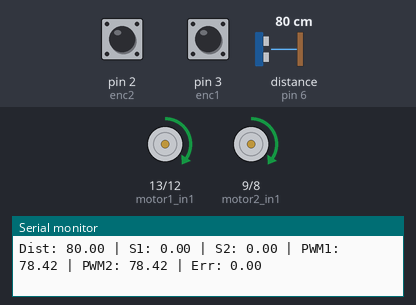
A sketch run on a simulated Arduino Uno, built with avr-gcc and run on an emulated ATmega328P. Parts: motor-driver pin pairs drawn as motors (green arrow = first pin HIGH = forward, orange = second pin HIGH = backward, longer = more drive, scaled by the enable pin), the last lines printed to the serial monitor. Wiring (inferred from the names in the program): ultrasonic range finder: trigger pin 7; echo pin 6. Inputs (shaded band) come from the test bench; at power-on: distance to the obstacle (sensor on pin 6) 80 cm, pin 2 (enc2) HIGH, pin 3 (enc1) HIGH. The echo pulse lasts 58.3 µs per cm.

Above: at 1.2 s.
1.3 s: distance to the obstacle (sensor on pin 6) set to 17 cm
2.8 s: distance to the obstacle (sensor on pin 6) set to 14 cm
At 3.6 s:
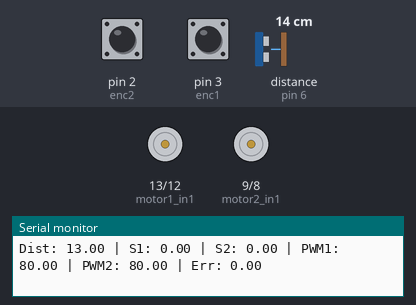
4.3 s: distance to the obstacle (sensor on pin 6) set to 18 cm
At 4.9 s:
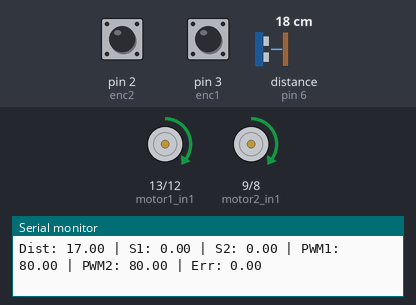
6.1 s: pin 2 (enc2) pulled LOW for 0.15 s
9.1 s: pin 3 (enc1) pulled LOW for 0.15 s
12.1 s: pin 2 (enc2) pulled LOW for 1 s
Timing chart, 0 to 15.8 s (numbered marks = the images above; inputs shaded):
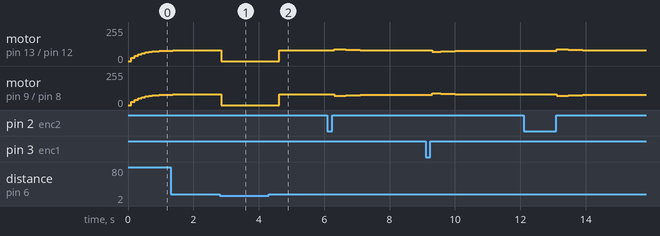

The sketch:

adruino.ino
```cpp
// =====================================
//         PIN CONFIG
// =====================================
const int motor1_in1 = 13;
const int motor1_in2 = 12;
const int motor1_en  = 11;  // PWM

const int motor2_in1 = 9;
const int motor2_in2 = 8;
const int motor2_en  = 10;  // PWM

// Encoder
const int enc1 = 3;
const int enc2 = 2;

volatile long count1 = 0;
volatile long count2 = 0;

// Ultrasonic
const int trigPin = 7;
const int echoPin = 6;

// =====================================
//        PID CONFIG
// =====================================
float kp = 6.0;
float ki = 0.5;
float kd = 0.6;
float dt = 0.08;  // 80ms

int baseSpeed = 80;
int correctionLimit = 40;

float error = 0;
float lastError = 0;
float integral = 0;

float speed1Filt = 0;
float speed2Filt = 0;

// =====================================
//       BROWNOUT + SAFETY FUNCTIONS
// =====================================
long readVcc() {
  ADMUX = _BV(REFS0) | _BV(MUX3) | _BV(MUX2) | _BV(MUX1);
  delay(2);
  ADCSRA |= _BV(ADSC);
  while (bit_is_set(ADCSRA, ADSC));
  long result = ADCL;
  result |= ADCH << 8;
  return 1125300L / result;
}

void checkBrownout() {
  long v = readVcc();
  if (v < 4600) {
    Serial.print("BROWNOUT! Vcc=");
    Serial.println(v);
    delay(50);
    asm volatile ("jmp 0");
  }
}

float safeValueFloat(float x, float minV, float maxV) {
  if (x < minV || x > maxV) return 0;
  return x;
}

// =====================================
//          MOTOR FUNCTIONS
// =====================================
void moveForward(int p1, int p2) {
  digitalWrite(motor1_in1, HIGH);
  digitalWrite(motor1_in2, LOW);
  analogWrite(motor1_en, p1);

  digitalWrite(motor2_in1, HIGH);
  digitalWrite(motor2_in2, LOW);
  analogWrite(motor2_en, p2);
}

void moveStop() {
  analogWrite(motor1_en, 0);
  analogWrite(motor2_en, 0);
  digitalWrite(motor1_in1, LOW);
  digitalWrite(motor1_in2, LOW);
  digitalWrite(motor2_in1, LOW);
  digitalWrite(motor2_in2, LOW);
}

// =====================================
//           ULTRASONIC
// =====================================
long getDistance() {
  digitalWrite(trigPin, LOW);
  delayMicroseconds(2);
  digitalWrite(trigPin, HIGH);
  delayMicroseconds(10);
  digitalWrite(trigPin, LOW);

  long duration = pulseIn(echoPin, HIGH, 20000);
  long distanceCm = duration / 29 / 2;

  return constrain(distanceCm, 0, 400);
}

// Trung bình 5 lần đo (float, 2 chữ số)
float getDistanceAvg(int samples = 5) {
  long sum = 0;
  for (int i = 0; i < samples; i++) {
    sum += getDistance();
    delay(5);
  }
  float avg = (float)sum / samples;
  return round(avg * 100.0) / 100.0;
}

// =====================================
//         ENCODER INTERRUPTS
// =====================================
void encoder1() { count1++; }
void encoder2() { count2++; }

// =====================================
//               SETUP
// =====================================
void setup() {
  Serial.begin(115200);

  pinMode(motor1_in1, OUTPUT);
  pinMode(motor1_in2, OUTPUT);
  pinMode(motor1_en, OUTPUT);

  pinMode(motor2_in1, OUTPUT);
  pinMode(motor2_in2, OUTPUT);
  pinMode(motor2_en, OUTPUT);

  pinMode(enc1, INPUT_PULLUP);
  pinMode(enc2, INPUT_PULLUP);

  attachInterrupt(digitalPinToInterrupt(enc1), encoder1, RISING);
  attachInterrupt(digitalPinToInterrupt(enc2), encoder2, RISING);

  pinMode(trigPin, OUTPUT);
  pinMode(echoPin, INPUT);

  Serial.println("=== ROBOT START ===");
}

// =====================================
//                LOOP
// =====================================
void loop() {
  checkBrownout();
  delay(50);

  float dist = safeValueFloat(getDistanceAvg(5), 0, 400);

  noInterrupts();
  long c1 = count1;
  long c2 = count2;
  count1 = 0;
  count2 = 0;
  interrupts();

  c1 = constrain(c1, 0, 2000);
  c2 = constrain(c2, 0, 2000);

  float speed1 = c1 / dt;
  float speed2 = c2 / dt;

  speed1Filt = speed1Filt * 0.8 + speed1 * 0.2;
  speed2Filt = speed2Filt * 0.8 + speed2 * 0.2;

  error = speed1Filt - speed2Filt;

  if (abs(error) < 20) {
    integral += error * dt;
  }

  float derivative = (error - lastError) / dt;
  lastError = error;

  float correction = kp * error + ki * integral + kd * derivative;
  correction = constrain(correction, -correctionLimit, correctionLimit);

  int pwm1_raw = constrain(baseSpeed - correction, 0, 255);
  int pwm2_raw = constrain(baseSpeed + correction, 0, 255);

  static float pwm1 = 0;
  static float pwm2 = 0;

  pwm1 = pwm1 * 0.7 + pwm1_raw * 0.3;
  pwm2 = pwm2 * 0.7 + pwm2_raw * 0.3;

  // ========== OBSTACLE ==========
  if (dist < 15) {
    moveStop();
    delay(500);
  }
  else {
    moveForward(pwm1, pwm2);
  }

  // SERIAL DEBUG
  Serial.print("Dist: "); Serial.print(dist, 2);
  Serial.print(" | S1: "); Serial.print(speed1Filt, 2);
  Serial.print(" | S2: "); Serial.print(speed2Filt, 2);
  Serial.print(" | PWM1: "); Serial.print(pwm1, 2);
  Serial.print(" | PWM2: "); Serial.print(pwm2, 2);
  Serial.print(" | Err: "); Serial.println(error, 2);
}
```

Measured:
- the behaviour switches between 16 and 15 cm on distance to the obstacle (sensor on pin 6) (found by bisection; images 0 and 1)
- after the input at 2.8 s, motor on pin 13 (motor1_in1) / pin 12 (motor1_in2), motor on pin 9 (motor2_in1) / pin 8 (motor2_in2): forward 79/255 → stopped after 0.06 s
- after the input at 4.3 s, motor on pin 13 (motor1_in1) / pin 12 (motor1_in2), motor on pin 9 (motor2_in1) / pin 8 (motor2_in2): stopped → forward 79/255 after 0.32 s
